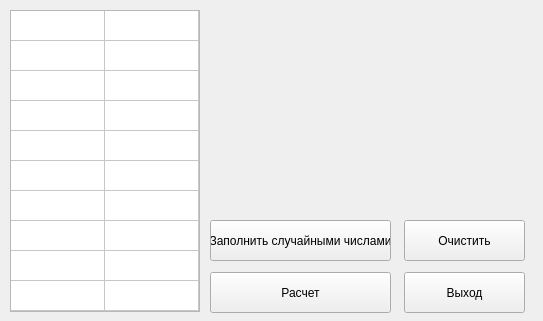
<?xml version="1.0" encoding="UTF-8"?>
<ui version="4.0">
 <class>Form</class>
 <widget class="QWidget" name="Form">
  <property name="geometry">
   <rect>
    <x>0</x>
    <y>0</y>
    <width>543</width>
    <height>321</height>
   </rect>
  </property>
  <property name="windowTitle">
   <string>Form</string>
  </property>
  <widget class="QLabel" name="label_img">
   <property name="geometry">
    <rect>
     <x>210</x>
     <y>20</y>
     <width>301</width>
     <height>111</height>
    </rect>
   </property>
   <property name="text">
    <string/>
   </property>
  </widget>
  <widget class="QTableWidget" name="tableWidget">
   <property name="geometry">
    <rect>
     <x>10</x>
     <y>10</y>
     <width>190</width>
     <height>302</height>
    </rect>
   </property>
   <property name="wordWrap">
    <bool>false</bool>
   </property>
   <property name="rowCount">
    <number>10</number>
   </property>
   <property name="columnCount">
    <number>2</number>
   </property>
   <attribute name="horizontalHeaderVisible">
    <bool>false</bool>
   </attribute>
   <attribute name="horizontalHeaderDefaultSectionSize">
    <number>94</number>
   </attribute>
   <attribute name="horizontalHeaderMinimumSectionSize">
    <number>30</number>
   </attribute>
   <attribute name="verticalHeaderVisible">
    <bool>false</bool>
   </attribute>
   <row>
    <property name="text">
     <string>New Row</string>
    </property>
   </row>
   <row>
    <property name="text">
     <string>New Row</string>
    </property>
   </row>
   <row/>
   <row/>
   <row/>
   <row/>
   <row/>
   <row/>
   <row/>
   <row/>
   <column>
    <property name="text">
     <string>New Column</string>
    </property>
   </column>
   <column>
    <property name="text">
     <string>New Column</string>
    </property>
   </column>
  </widget>
  <widget class="QPushButton" name="rndm_Btn">
   <property name="geometry">
    <rect>
     <x>210</x>
     <y>220</y>
     <width>181</width>
     <height>41</height>
    </rect>
   </property>
   <property name="text">
    <string>Заполнить случайными числами</string>
   </property>
  </widget>
  <widget class="QPushButton" name="calc_Btn">
   <property name="geometry">
    <rect>
     <x>210</x>
     <y>272</y>
     <width>181</width>
     <height>41</height>
    </rect>
   </property>
   <property name="text">
    <string>Расчет</string>
   </property>
  </widget>
  <widget class="QPushButton" name="exit_Btn">
   <property name="geometry">
    <rect>
     <x>404</x>
     <y>272</y>
     <width>121</width>
     <height>41</height>
    </rect>
   </property>
   <property name="text">
    <string>Выход</string>
   </property>
  </widget>
  <widget class="QPushButton" name="clear_Btn">
   <property name="geometry">
    <rect>
     <x>404</x>
     <y>220</y>
     <width>121</width>
     <height>41</height>
    </rect>
   </property>
   <property name="text">
    <string>Очистить</string>
   </property>
  </widget>
 </widget>
 <resources/>
 <connections/>
</ui>
